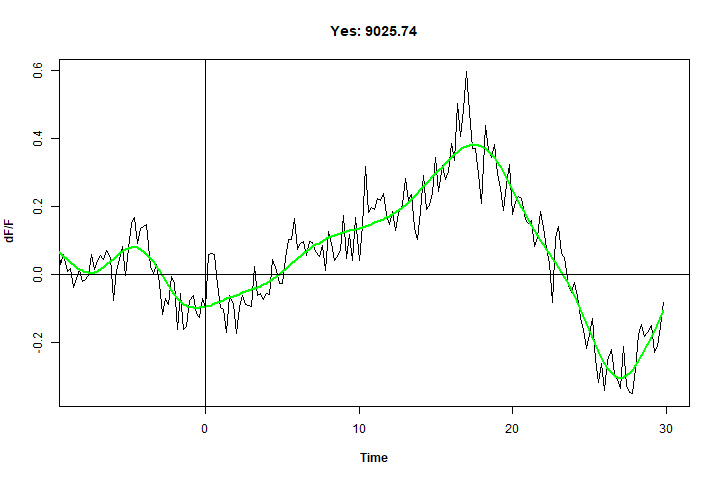

The R source for this figure:
## Required packages
library(data.table)
library(dplyr)
library(tidyverse)
library(gsignal)
library(boxfilter)
library(npreg)
## Open a png file
png(filename = "./plots/YR9025.74ss.png", width = 720, height = 480)
## make the plot
ss <- ss(G9025.74$time, G9025.74$dFF, nknots = 15, m = 2)
plot(G9025.74$time, G9025.74$dFF, type = "l", xlim = c(-8, 30), main = "Yes: 9025.74", 
     xlab = substitute(paste(bold('Time'))), ylab = substitute(paste(bold('dF/F'))))
lines(predict(ss, G9025.74$time), col = "green", lwd = 2)
abline(a = 0, b = 0, h = 0, v = 0, lwd = 1)
dev.off()